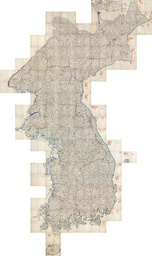
#> input picture Daedongyeojido-full.jpg, 152 x 256 px, shrunk from 800 x 1346 before the run
$ python daedongyeojido.py
#> lines starting #> are read from the running program, lines starting #| are printed output that depends on the picture; after the words box and inside, x2 and y2 are one past the last pixel; in counts of white or black regions, pixels touching at a corner belong together
#!/usr/bin/env python
import time
import os
import sys
import math
import numpy as np
import cv2
from matplotlib import pyplot as plt
import copy

directory="./daedongyeojido/"

class PictureCurve():
    def __init__(self):
        self.img = cv2.imread("Daedongyeojido-full.jpg", cv2.IMREAD_COLOR)
#> self.img is the input picture: shape (256, 152, 3); mean B, G, R 212.9, 222.2, 227
        self.y_size, self.x_size = self.img.shape[:2]
#> self.y_size = 256; self.x_size = 152
        self.img_gray = cv2.cvtColor(self.img, cv2.COLOR_BGR2GRAY)
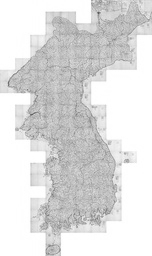
#> self.img_gray: shape (256, 152); min 90, max 255, mean 222.6
        self.save_img=copy.deepcopy(self.img_gray)
        print(self.x_size, self.y_size)
#| 152 256
        cv2.imwrite(directory+"map_gray.jpg", self.img_gray)

        self.img_data = []
        for i in range(len(self.img_gray)):
            row_data = []
            for j in range(len(self.img_gray[i])):
                if self.img_gray[i][j]>=200:
                    row_data.append(1)
                else:
                    row_data.append(0)
            self.img_data.append(row_data)
#> after the loop, self.img_data = 256 items

        print("Image Loaded")

    def generate(self):
		#branch point
        branch_cnt = 0
        for i in range(len(self.img_data)):
           for j in range(len(self.img_data[i])):
               if self.img_data[i][j]==1:
                   if self.connect(8, i, j)>=6:
                       branch_cnt = branch_cnt+1
                       self.img_data[i][j]=1
                       self.img_gray[i][j]=255
               else:
                   pass
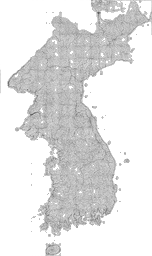
#> self.img_gray: shape (256, 152); min 90, max 255, mean 227.5
#> after the loop, branch_cnt = 22085
        print("Number of Branch Points = "+str(branch_cnt))
#| Number of Branch Points = 22085
        print("Branch Point Deleted")

        cv2.imwrite(directory+"branch_removed.jpg", self.img_gray)


        #self.thinLineDetector()
        for i in range(len(self.img_data)):
            for j in range(len(self.img_data[i])):
                if self.img_gray[i][j]>150:
                    self.img_gray[i][j]=255
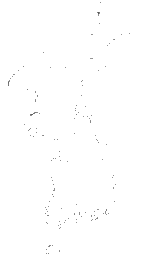
#> self.img_gray: shape (256, 152); min 90, max 255, mean 254.5

        #salt point
        salt_cnt=0
        for i in range(len(self.img_data)):
            for j in range(len(self.img_data[i])):
                if self.img_data[i][j]==0:
                    if self.connect(8, i, j)==8:
                        salt_cnt=salt_cnt+1
                        self.img_gray[i][j]=255
                    else:
                        pass
                else:
                    pass
#> after the loop, salt_cnt = 24
        print("Number of Salt Points = "+str(salt_cnt))
#| Number of Salt Points = 24
        print("Salt Point Deleted")


        self.eraseSmallBlob(self.img_gray,7)


        cv2.imwrite(directory+'threshold3.jpg', self.img_gray)


    def connect(self, num, i, j):
        if i==0 or j==0 or i==self.y_size-1 or j==self.x_size-1:
            return -1
        else:
            p = []
            p.append(self.img_data[i-1][j])  #P1
            p.append(self.img_data[i][j+1])  #P2
            p.append(self.img_data[i+1][j])  #P3
            p.append(self.img_data[i][j-1])  #P4
            p.append(self.img_data[i-1][j+1])    #P5
            p.append(self.img_data[i+1][j+1])    #P6
            p.append(self.img_data[i+1][j-1])    #P7
            p.append(self.img_data[i-1][j-1])    #P8

        return sum(p[:num])

    # [15 lines left out: function connect2, not called in this run]

    def eraseSmallBlob(self, img, maxNum):
#> called with maxNum = 7
        img_copy=copy.deepcopy(img)
        for i in range(len(img)):
            for j in range(len(img[i])):
                if img_copy[i][j]<220:
                    checkList=[[i,j]]
                    tmpList=[[i,j]]
                    elemCnt=0
                    img_copy[i][j]=255
                    while len(checkList)!=0:
                        a,b=checkList[0]
                        if a+1<len(img_copy) and img_copy[a+1][b]<220:
                            checkList.append([a+1, b])
                            tmpList.append([a+1, b])
                            img_copy[a+1][b]=255
                        if a>0 and img_copy[a-1][b]<220:
                            checkList.append([a-1,b])
                            tmpList.append([a-1, b])
                            img_copy[a-1][b]=255
                        if b+1<len(img_copy[a]) and img_copy[a][b+1]<220:
                            checkList.append([a,b+1])
                            tmpList.append([a, b+1])
                            img_copy[a][b+1]=255
                        if b>0 and img_copy[a][b-1]<220:
                            checkList.append([a,b-1])
                            tmpList.append([a, b-1])
                            img_copy[a][b-1]=255
                        checkList=checkList[1:]
                        elemCnt=elemCnt+1
                    if elemCnt<maxNum:
                        for a,b in tmpList:
                            img[a][b]=255
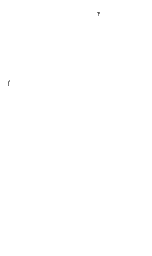
#> img: shape (256, 152); 0.42% of pixels changed, all inside (x1, y1, x2, y2) = (10, 2, 130, 254)
#> img_copy: shape (256, 152); 0.45% of pixels changed, all inside (x1, y1, x2, y2) = (8, 2, 130, 254)


    # [41 lines left out: functions convert, thinLineDetector, not called in this run]


if __name__ == "__main__":
    try:
        pc = PictureCurve()
        pc.generate()

    except Exception as e:
        print(e)
        sys.exit(1)

$ run again, with 33964.jpg copied over Daedongyeojido-full.jpg
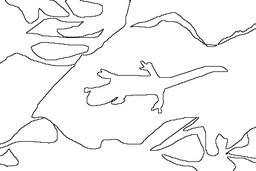
#> input picture 33964.jpg, 256 x 171 px, shrunk from 481 x 321 before the run
#> in __init__, self.img is the input picture: shape (171, 256, 3); min 0, max 255, mean 244.2
#| 256 171
#> after the loop in __init__, `for i in range(len(self.img_gray)):`: self.img_data = 171 items
#> after the loop in generate, `for i in range(len(self.img_data)):`: branch_cnt = 36523
#| Number of Branch Points = 36523
#> after the loop in generate, `for i in range(len(self.img_data)):`:
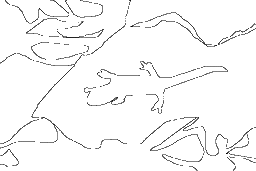
#> self.img_gray: shape (171, 256); min 0, max 255, mean 247.4
#> after the loop in generate, `for i in range(len(self.img_data)):`: salt_cnt = 0
#| Number of Salt Points = 0
#> after the loop in eraseSmallBlob, `for i in range(len(img)):`:
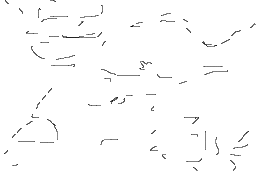
#> img: shape (171, 256); 2.62% of pixels changed, all inside (x1, y1, x2, y2) = (0, 0, 256, 167)
